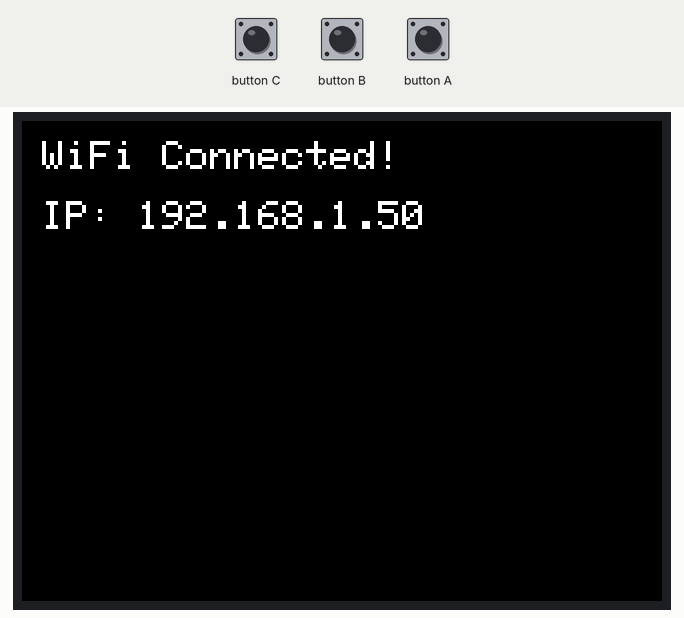
A sketch run on a simulated ESP32-S3. Shown: 320×240 colour display. Inputs (shaded band) come from the test bench. WiFi joins after 1.5 s; servers stay silent unless stated; I2S audio is not simulated (input reads silence); storage starts empty; what the sketch prints to the serial monitor is not drawn.

Above: at 1.9 s.
At 5.1 s:
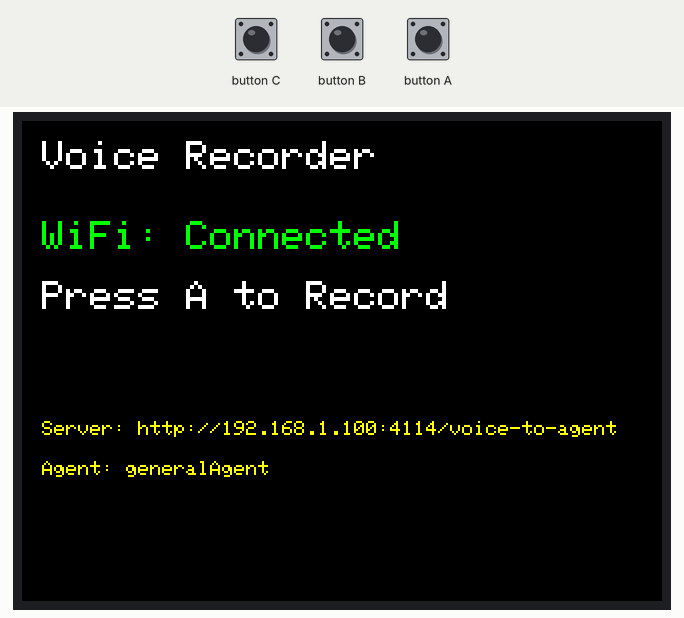
5.2 s: button A pressed for 0.15 s
At 6.6 s:
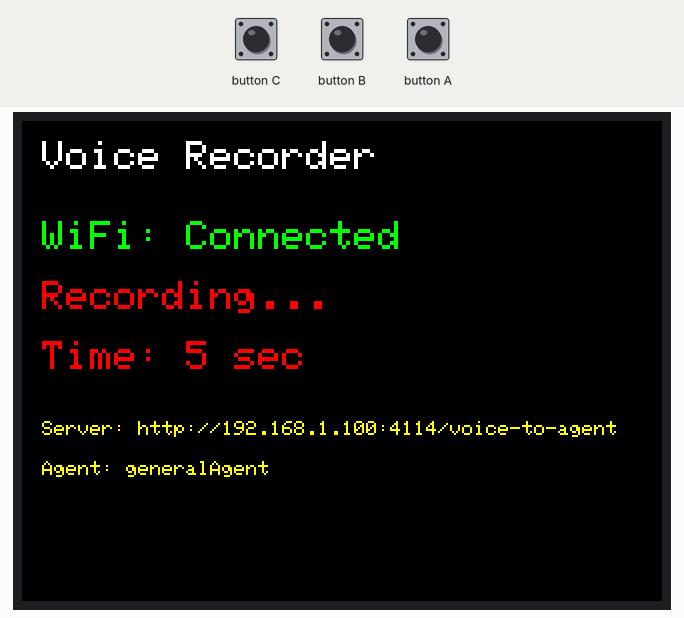
11.3 s: button A pressed for 3.2 s
At 19.9 s:
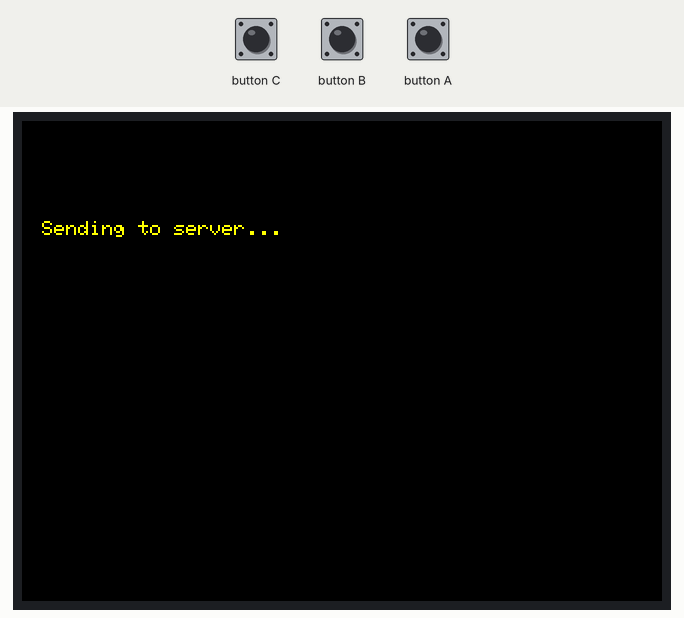
Timing chart, 0 to 21.4 s (numbered marks = the images above; inputs shaded):
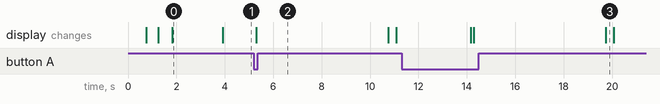

Measured:
- after the input at 5.2 s, the display: changes after 0.10 s (image 2)
- after the input at 11.3 s, the display: first differs from a run without the input after 3.0 s (image 3 shows a later state)
- what the display in image 0 shows lasts 2.1 s, from 1.8 s to 3.9 s

The sketch:

m5stack-cores3-voice.ino
```cpp
/*
 * M5Stack CoreS3 Voice Recorder for Mastra Server
 *
 * Features:
 * - Record audio using built-in PDM microphone
 * - Convert to WAV format (16kHz, 16bit, mono)
 * - Send to Mastra server via HTTP POST
 * - WiFi connectivity
 * - Button control for recording
 */

#include <M5CoreS3.h>
#include <WiFi.h>
#include <HTTPClient.h>
#include <driver/i2s.h>
#include <SPIFFS.h>
#include "config.h"

// WiFi Configuration
const char* ssid = WIFI_SSID;
const char* password = WIFI_PASSWORD;

// Mastra Server Configuration
const char* serverURL = SERVER_URL;
const char* agentName = DEFAULT_AGENT;

// Audio Configuration
#define SAMPLE_RATE AUDIO_SAMPLE_RATE
#define BITS_PER_SAMPLE AUDIO_BITS_PER_SAMPLE
#define CHANNELS AUDIO_CHANNELS
#define RECORD_TIME_SECONDS MAX_RECORD_TIME_SEC
#define BUFFER_SIZE (SAMPLE_RATE * BITS_PER_SAMPLE / 8 * CHANNELS)

// I2S Configuration for CoreS3 PDM microphone
#define I2S_PORT I2S_NUM_0

// Recording state
bool isRecording = false;
bool isWiFiConnected = false;
unsigned long recordStartTime = 0;
int16_t* audioBuffer = nullptr;
size_t audioBufferSize = 0;

void setup() {
    M5.begin();
    Serial.begin(115200);

    // Initialize SPIFFS for temporary file storage
    if (!SPIFFS.begin(true)) {
        Serial.println("SPIFFS initialization failed!");
        M5.Lcd.println("SPIFFS Error!");
        return;
    }

    // Initialize display
    M5.Lcd.setTextSize(2);
    M5.Lcd.setTextColor(WHITE);
    M5.Lcd.fillScreen(BLACK);
    M5.Lcd.setCursor(10, 10);
    M5.Lcd.println("M5Stack Voice Recorder");
    M5.Lcd.setCursor(10, 40);
    M5.Lcd.println("Connecting to WiFi...");

    // Connect to WiFi
    connectToWiFi();

    // Initialize I2S for PDM microphone
    initializeI2S();

    // Allocate audio buffer
    audioBufferSize = SAMPLE_RATE * RECORD_TIME_SECONDS * sizeof(int16_t);
    audioBuffer = (int16_t*)malloc(audioBufferSize);
    if (!audioBuffer) {
        Serial.println("Failed to allocate audio buffer!");
        M5.Lcd.fillScreen(RED);
        M5.Lcd.setCursor(10, 100);
        M5.Lcd.println("Memory Error!");
        return;
    }

    updateDisplay();
}

void loop() {
    M5.update();

    // Button A: Start/Stop recording
    if (M5.BtnA.wasPressed()) {
        if (!isRecording) {
            startRecording();
        } else {
            stopRecording();
        }
    }

    // Auto-stop recording after 5 seconds
    if (isRecording && (millis() - recordStartTime > (RECORD_TIME_SECONDS * 1000))) {
        stopRecording();
    }

    delay(50);
}

void connectToWiFi() {
    WiFi.begin(ssid, password);

    int attempts = 0;
    while (WiFi.status() != WL_CONNECTED && attempts < 20) {
        delay(500);
        Serial.print(".");
        M5.Lcd.print(".");
        attempts++;
    }

    if (WiFi.status() == WL_CONNECTED) {
        isWiFiConnected = true;
        Serial.println("");
        Serial.println("WiFi connected!");
        Serial.print("IP address: ");
        Serial.println(WiFi.localIP());

        M5.Lcd.fillScreen(BLACK);
        M5.Lcd.setCursor(10, 10);
        M5.Lcd.println("WiFi Connected!");
        M5.Lcd.setCursor(10, 40);
        M5.Lcd.print("IP: ");
        M5.Lcd.println(WiFi.localIP());
    } else {
        isWiFiConnected = false;
        Serial.println("WiFi connection failed!");
        M5.Lcd.fillScreen(RED);
        M5.Lcd.setCursor(10, 100);
        M5.Lcd.println("WiFi Failed!");
    }

    delay(2000);
}

void initializeI2S() {
    i2s_config_t i2s_config = {
        .mode = (i2s_mode_t)(I2S_MODE_MASTER | I2S_MODE_RX | I2S_MODE_PDM),
        .sample_rate = SAMPLE_RATE,
        .bits_per_sample = I2S_BITS_PER_SAMPLE_16BIT,
        .channel_format = I2S_CHANNEL_FMT_ONLY_LEFT,
        .communication_format = I2S_COMM_FORMAT_STAND_I2S,
        .intr_alloc_flags = ESP_INTR_FLAG_LEVEL1,
        .dma_buf_count = 8,
        .dma_buf_len = 1024,
        .use_apll = false,
        .tx_desc_auto_clear = false,
        .fixed_mclk = 0
    };

    i2s_pin_config_t pin_config = {
        .bck_io_num = I2S_SCK_PIN,
        .ws_io_num = I2S_WS_PIN,
        .data_out_num = I2S_PIN_NO_CHANGE,
        .data_in_num = I2S_SD_PIN
    };

    esp_err_t result = i2s_driver_install(I2S_PORT, &i2s_config, 0, NULL);
    if (result != ESP_OK) {
        Serial.printf("I2S driver install failed: %d\n", result);
        return;
    }

    result = i2s_set_pin(I2S_PORT, &pin_config);
    if (result != ESP_OK) {
        Serial.printf("I2S set pin failed: %d\n", result);
        return;
    }

    Serial.println("I2S initialized successfully");
}

void startRecording() {
    if (!isWiFiConnected) {
        M5.Lcd.fillScreen(RED);
        M5.Lcd.setCursor(10, 100);
        M5.Lcd.println("No WiFi Connection!");
        delay(2000);
        updateDisplay();
        return;
    }

    Serial.println("Starting recording...");
    isRecording = true;
    recordStartTime = millis();

    // Clear audio buffer
    memset(audioBuffer, 0, audioBufferSize);

    // Start I2S
    i2s_start(I2S_PORT);

    updateDisplay();

    // Record audio in chunks
    size_t totalBytesRead = 0;
    size_t bytesToRead = BUFFER_SIZE;

    while (isRecording && totalBytesRead < audioBufferSize - bytesToRead) {
        size_t bytesRead = 0;
        esp_err_t result = i2s_read(I2S_PORT,
                                   (uint8_t*)audioBuffer + totalBytesRead,
                                   bytesToRead,
                                   &bytesRead,
                                   portMAX_DELAY);

        if (result == ESP_OK) {
            totalBytesRead += bytesRead;
        }

        // Check for stop conditions
        M5.update();
        if (M5.BtnA.wasPressed() || (millis() - recordStartTime > (RECORD_TIME_SECONDS * 1000))) {
            break;
        }
    }

    i2s_stop(I2S_PORT);
    Serial.printf("Recording completed. Bytes recorded: %d\n", totalBytesRead);
}

void stopRecording() {
    if (!isRecording) return;

    isRecording = false;
    i2s_stop(I2S_PORT);

    Serial.println("Recording stopped. Converting to WAV...");
    updateDisplay();

    // Convert to WAV and send to server
    if (createWAVFile()) {
        sendAudioToServer();
    }

    updateDisplay();
}

bool createWAVFile() {
    File file = SPIFFS.open("/audio.wav", "w");
    if (!file) {
        Serial.println("Failed to create WAV file");
        return false;
    }

    // WAV header
    uint32_t dataSize = audioBufferSize;
    uint32_t fileSize = dataSize + 36;

    // RIFF header
    file.write((uint8_t*)"RIFF", 4);
    file.write((uint8_t*)&fileSize, 4);
    file.write((uint8_t*)"WAVE", 4);

    // fmt chunk
    file.write((uint8_t*)"fmt ", 4);
    uint32_t fmtSize = 16;
    file.write((uint8_t*)&fmtSize, 4);
    uint16_t audioFormat = 1; // PCM
    file.write((uint8_t*)&audioFormat, 2);
    uint16_t numChannels = CHANNELS;
    file.write((uint8_t*)&numChannels, 2);
    uint32_t sampleRate = SAMPLE_RATE;
    file.write((uint8_t*)&sampleRate, 4);
    uint32_t byteRate = SAMPLE_RATE * CHANNELS * BITS_PER_SAMPLE / 8;
    file.write((uint8_t*)&byteRate, 4);
    uint16_t blockAlign = CHANNELS * BITS_PER_SAMPLE / 8;
    file.write((uint8_t*)&blockAlign, 2);
    uint16_t bitsPerSample = BITS_PER_SAMPLE;
    file.write((uint8_t*)&bitsPerSample, 2);

    // data chunk
    file.write((uint8_t*)"data", 4);
    file.write((uint8_t*)&dataSize, 4);

    // Write audio data
    file.write((uint8_t*)audioBuffer, audioBufferSize);

    file.close();
    Serial.println("WAV file created successfully");
    return true;
}

void sendAudioToServer() {
    if (!isWiFiConnected) {
        Serial.println("No WiFi connection");
        return;
    }

    M5.Lcd.fillScreen(BLACK);
    M5.Lcd.setCursor(10, 50);
    M5.Lcd.println("Sending to server...");

    HTTPClient http;
    http.begin(serverURL);

    // Read WAV file
    File file = SPIFFS.open("/audio.wav", "r");
    if (!file) {
        Serial.println("Failed to open WAV file");
        M5.Lcd.fillScreen(RED);
        M5.Lcd.setCursor(10, 100);
        M5.Lcd.println("File Error!");
        delay(2000);
        return;
    }

    size_t fileSize = file.size();

    // Create multipart form data
    String boundary = "----WebKitFormBoundary7MA4YWxkTrZu0gW";
    String contentType = "multipart/form-data; boundary=" + boundary;

    String formData = "";
    formData += "--" + boundary + "\r\n";
    formData += "Content-Disposition: form-data; name=\"agentName\"\r\n\r\n";
    formData += agentName;
    formData += "\r\n--" + boundary + "\r\n";
    formData += "Content-Disposition: form-data; name=\"audio\"; filename=\"audio.wav\"\r\n";
    formData += "Content-Type: audio/wav\r\n\r\n";

    String footer = "\r\n--" + boundary + "--\r\n";

    http.addHeader("Content-Type", contentType);
    http.addHeader("Content-Length", String(formData.length() + fileSize + footer.length()));

    // Send POST request
    WiFiClient* client = http.getStreamPtr();
    client->print(formData);

    // Send file data in chunks
    uint8_t buffer[1024];
    while (file.available()) {
        size_t bytesRead = file.read(buffer, sizeof(buffer));
        client->write(buffer, bytesRead);
    }

    client->print(footer);
    file.close();

    int httpResponseCode = http.GET(); // Actually sends the POST

    M5.Lcd.fillScreen(BLACK);
    M5.Lcd.setCursor(10, 50);

    if (httpResponseCode > 0) {
        String response = http.getString();
        Serial.printf("HTTP Response: %d\n", httpResponseCode);
        Serial.println("Response: " + response);

        if (httpResponseCode == 200) {
            M5.Lcd.setTextColor(GREEN);
            M5.Lcd.println("Success!");
            M5.Lcd.setCursor(10, 80);
            M5.Lcd.setTextSize(1);
            M5.Lcd.println("Check server response");
        } else {
            M5.Lcd.setTextColor(RED);
            M5.Lcd.println("Server Error!");
            M5.Lcd.setCursor(10, 80);
            M5.Lcd.printf("Code: %d", httpResponseCode);
        }
    } else {
        M5.Lcd.setTextColor(RED);
        M5.Lcd.println("Connection Failed!");
        Serial.printf("HTTP Error: %d\n", httpResponseCode);
    }

    http.end();
    delay(3000);
}

void updateDisplay() {
    M5.Lcd.fillScreen(BLACK);
    M5.Lcd.setTextSize(2);
    M5.Lcd.setTextColor(WHITE);
    M5.Lcd.setCursor(10, 10);
    M5.Lcd.println("Voice Recorder");

    M5.Lcd.setCursor(10, 50);
    if (!isWiFiConnected) {
        M5.Lcd.setTextColor(RED);
        M5.Lcd.println("WiFi: Disconnected");
    } else {
        M5.Lcd.setTextColor(GREEN);
        M5.Lcd.println("WiFi: Connected");
    }

    M5.Lcd.setCursor(10, 80);
    M5.Lcd.setTextColor(WHITE);
    if (isRecording) {
        M5.Lcd.setTextColor(RED);
        M5.Lcd.println("Recording...");

        // Show countdown
        unsigned long elapsed = (millis() - recordStartTime) / 1000;
        unsigned long remaining = RECORD_TIME_SECONDS - elapsed;
        M5.Lcd.setCursor(10, 110);
        M5.Lcd.printf("Time: %lu sec", remaining);
    } else {
        M5.Lcd.println("Press A to Record");
    }

    M5.Lcd.setCursor(10, 150);
    M5.Lcd.setTextSize(1);
    M5.Lcd.setTextColor(YELLOW);
    M5.Lcd.printf("Server: %s", serverURL);
    M5.Lcd.setCursor(10, 170);
    M5.Lcd.printf("Agent: %s", agentName);
}
```

config.h
```cpp
/*
 * Configuration file for M5Stack CoreS3 Voice Recorder
 *
 * Update these settings according to your environment
 */

#ifndef CONFIG_H
#define CONFIG_H

// ================================
// WiFi Configuration
// ================================
#define WIFI_SSID "YOUR_WIFI_SSID"
#define WIFI_PASSWORD "YOUR_WIFI_PASSWORD"
#define WIFI_TIMEOUT_MS 10000  // 10 seconds

// ================================
// Mastra Server Configuration
// ================================
#define SERVER_HOST "192.168.1.100"  // Replace with your server IP
#define SERVER_PORT 4114
#define SERVER_ENDPOINT "/voice-to-agent"
#define DEFAULT_AGENT "generalAgent"  // or "weatherAgent"

// Full server URL (constructed from above)
#define SERVER_URL "http://" SERVER_HOST ":" STR(SERVER_PORT) SERVER_ENDPOINT
#define STR_HELPER(x) #x
#define STR(x) STR_HELPER(x)

// ================================
// Audio Configuration
// ================================
#define AUDIO_SAMPLE_RATE 16000     // 16kHz
#define AUDIO_BITS_PER_SAMPLE 16    // 16-bit
#define AUDIO_CHANNELS 1            // Mono
#define MAX_RECORD_TIME_SEC 5       // Maximum recording time
#define MIN_RECORD_TIME_SEC 1       // Minimum recording time

// ================================
// I2S Pin Configuration for CoreS3
// ================================
#define I2S_WS_PIN 42    // PDM CLK pin
#define I2S_SD_PIN 41    // PDM DATA pin
#define I2S_SCK_PIN -1   // Not used for PDM

// ================================
// Hardware Configuration
// ================================
#define BUTTON_RECORD M5.BtnA       // Record button
#define LED_BUILTIN 2               // Built-in LED pin
#define VIBRATION_PIN 4             // Vibration motor pin (if available)

// ================================
// Memory Configuration
// ================================
#define AUDIO_BUFFER_SIZE (AUDIO_SAMPLE_RATE * MAX_RECORD_TIME_SEC * sizeof(int16_t))
#define I2S_DMA_BUF_COUNT 8
#define I2S_DMA_BUF_LEN 1024
#define HTTP_CHUNK_SIZE 1024

// ================================
// Display Configuration
// ================================
#define DISPLAY_BRIGHTNESS 100      // LCD brightness (0-255)
#define STATUS_UPDATE_INTERVAL 100  // Status update interval in ms
#define DISPLAY_TIMEOUT_MS 30000    // Auto turn off display after 30 seconds

// ================================
// Debug Configuration
// ================================
#define DEBUG_SERIAL true           // Enable serial debug output
#define DEBUG_BAUD_RATE 115200      // Serial baud rate
#define DEBUG_AUDIO false           // Enable audio debug (prints audio levels)

// ================================
// Error Handling
// ================================
#define MAX_RETRY_ATTEMPTS 3        // Max retry for network operations
#define RETRY_DELAY_MS 1000         // Delay between retries
#define ERROR_DISPLAY_TIME_MS 3000  // How long to show error messages

// ================================
// Feature Flags
// ================================
#define ENABLE_SPIFFS true          // Use SPIFFS for temporary file storage
#define ENABLE_VIBRATION false      // Enable vibration feedback
#define ENABLE_LED_FEEDBACK true    // Enable LED status indication
#define ENABLE_AUTO_GAIN true       // Enable automatic gain control

#endif // CONFIG_H
```
